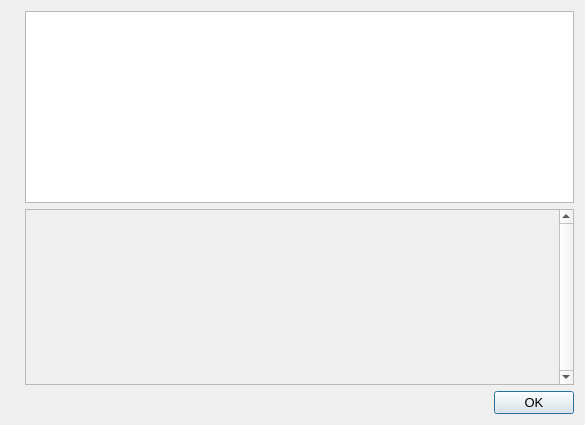
<?xml version="1.0" encoding="UTF-8"?>
<ui version="4.0">
 <class>HelpMessageDialog</class>
 <widget class="QDialog" name="HelpMessageDialog">
  <property name="geometry">
   <rect>
    <x>0</x>
    <y>0</y>
    <width>585</width>
    <height>425</height>
   </rect>
  </property>
  <property name="font">
   <font>
    <pointsize>10</pointsize>
   </font>
  </property>
  <property name="windowTitle">
   <string notr="true">BSA Core - Command-line options</string>
  </property>
  <layout class="QHBoxLayout" name="horizontalLayout_2">
   <item>
    <widget class="QLabel" name="graphic">
     <property name="sizePolicy">
      <sizepolicy hsizetype="Preferred" vsizetype="Ignored">
       <horstretch>0</horstretch>
       <verstretch>0</verstretch>
      </sizepolicy>
     </property>
     <property name="pixmap">
      <pixmap resource="../bsa.qrc">:/images/about</pixmap>
     </property>
    </widget>
   </item>
   <item>
    <layout class="QVBoxLayout" name="verticalLayout">
     <item>
      <widget class="QTextEdit" name="helpMessage">
       <property name="readOnly">
        <bool>true</bool>
       </property>
      </widget>
     </item>
     <item>
      <widget class="QScrollArea" name="scrollArea">
       <property name="verticalScrollBarPolicy">
        <enum>Qt::ScrollBarAlwaysOn</enum>
       </property>
       <property name="widgetResizable">
        <bool>true</bool>
       </property>
       <widget class="QWidget" name="scrollAreaWidgetContents">
        <property name="geometry">
         <rect>
          <x>0</x>
          <y>0</y>
          <width>447</width>
          <height>68</height>
         </rect>
        </property>
        <layout class="QVBoxLayout" name="verticalLayout_2">
         <item>
          <widget class="QLabel" name="aboutMessage">
           <property name="cursor">
            <cursorShape>IBeamCursor</cursorShape>
           </property>
           <property name="textFormat">
            <enum>Qt::PlainText</enum>
           </property>
           <property name="alignment">
            <set>Qt::AlignLeading|Qt::AlignLeft|Qt::AlignTop</set>
           </property>
           <property name="openExternalLinks">
            <bool>true</bool>
           </property>
           <property name="textInteractionFlags">
            <set>Qt::LinksAccessibleByMouse|Qt::TextSelectableByKeyboard|Qt::TextSelectableByMouse</set>
           </property>
          </widget>
         </item>
        </layout>
       </widget>
      </widget>
     </item>
     <item>
      <widget class="QDialogButtonBox" name="okButton">
       <property name="orientation">
        <enum>Qt::Horizontal</enum>
       </property>
       <property name="standardButtons">
        <set>QDialogButtonBox::Ok</set>
       </property>
      </widget>
     </item>
    </layout>
   </item>
  </layout>
 </widget>
 <resources>
  <include location="../bsa.qrc"/>
 </resources>
 <connections>
  <connection>
   <sender>okButton</sender>
   <signal>accepted()</signal>
   <receiver>HelpMessageDialog</receiver>
   <slot>accept()</slot>
   <hints>
    <hint type="sourcelabel">
     <x>20</x>
     <y>20</y>
    </hint>
    <hint type="destinationlabel">
     <x>20</x>
     <y>20</y>
    </hint>
   </hints>
  </connection>
  <connection>
   <sender>okButton</sender>
   <signal>rejected()</signal>
   <receiver>HelpMessageDialog</receiver>
   <slot>reject()</slot>
   <hints>
    <hint type="sourcelabel">
     <x>20</x>
     <y>20</y>
    </hint>
    <hint type="destinationlabel">
     <x>20</x>
     <y>20</y>
    </hint>
   </hints>
  </connection>
 </connections>
</ui>
